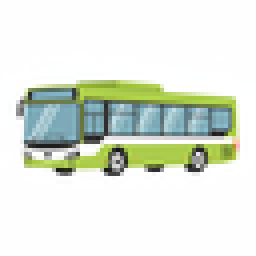
#> input picture rete-autobus-64.png, 64 x 64 px (shown 4 times larger)
$ python -i generate_icon.py   (imports and definitions only)
#> lines starting #> are read from the running program, lines starting #| are printed output that depends on the picture
#> further down, picture is the input picture: PIL image 64x64 RGBA; mean R, G, B, A 224.9, 231.6, 221, 255
#!/usr/bin/env python3
# /// script
# requires-python = ">=3.10"
# dependencies = [
#     "google-genai>=1.0.0",
#     "pillow>=10.0.0",
#     "numpy>=1.24.0",
#     "supabase>=2.0.0",
# ]
# ///
"""Generate a flat-style icon for a provision using Gemini image generation.

Takes an optional reference photo and generates an "avatarized" flat-design icon
matching a consistent style (defined by an example image).

Usage:
    uv run .claude/skills/generate-provision-icon/scripts/generate_icon.py <prompt> [reference-image] [output] [--size 128] [--alpha-threshold 128] [--model gemini-2.5-flash-image]
    uv run .claude/skills/generate-provision-icon/scripts/generate_icon.py <prompt> [reference-image] [output] --upload <storage-path>

Examples:
    uv run .claude/skills/generate-provision-icon/scripts/generate_icon.py "a green city bus" bus-photo.jpg
    uv run .claude/skills/generate-provision-icon/scripts/generate_icon.py "a bicycle lane"
    uv run .claude/skills/generate-provision-icon/scripts/generate_icon.py "a metro train" metro.jpg --size 256
    uv run .claude/skills/generate-provision-icon/scripts/generate_icon.py "a metro train" metro.jpg --upload provisions/metro-train.png

Requires: google-genai, Pillow
API key: set GEMINI_API_KEY environment variable
Upload: set NEXT_PUBLIC_SUPABASE_URL and SUPABASE_SERVICE_ROLE_KEY environment variables
"""

import argparse
import os
import re
import sys
from io import BytesIO
from pathlib import Path

import numpy as np
from google import genai
from google.genai import types
from PIL import Image

# Resolve project root (4 levels up from this script)
_PROJECT_ROOT = Path(__file__).resolve().parents[4]

# Load .env from project root
_env_path = _PROJECT_ROOT / ".env"
# [6 lines not run here, left out]

STYLE_EXAMPLE_PATH = (
    _PROJECT_ROOT
    / ".claude/skills/generate-provision-icon/assets/trolleybus-64.png"
)

CHROMA_TOLERANCE = 60  # how far a pixel can be from detected bg color and still count as background

STYLE_PREFIX = (
    "A flat-design icon illustration on a solid bright green background (#00C800). "
    "This will be used as a SMALL SQUARE THUMBNAIL (128x128 pixels or smaller). "
    "Show ONE single object or element — do NOT try to be comprehensive. "
    "Pick one interesting, iconic, or recognizable detail about the subject. "
    "If a city, region, or country is mentioned, give the icon a subtle local flavor — "
    "use characteristic colors, shapes, or motifs associated with that place "
    "(e.g. city colors, a recognizable architectural silhouette detail, local symbols). "
    "The local reference should be a SUBTLE accent, not overpower the main subject. "
    "The single object must be CENTERED, filling most of the square frame. "
    "Bold, simple shapes with minimal detail. No text, no labels, no shadows. "
    "Clean vector-art style with vivid colors. "
    "IMPORTANT: The icon will be displayed on white or black website backgrounds, so "
    "avoid pure white (#FFF) and pure black (#000) at the edges of the subject. "
    "Use off-white, cream, or light gray instead of white; use dark gray or charcoal instead of black. "
    "The background MUST be a uniform, solid bright green (#00C800) with no gradients or patterns. "
    "Subject: "
)


# [76 lines left out: functions generate_image, detect_background_color, remove_background, not called in this run]


def crop_to_icon(img: Image.Image, size: int = 128, alpha_threshold: int = 128) -> Image.Image:
#> called with size = 128, alpha_threshold = 128
    pixels = img.load()
    w, h = img.size
#> w = 64; h = 64

    # Find bounding box of non-transparent content
    left, top, right, bottom = w, h, 0, 0
#> left = 64; top = 64; right = 0; bottom = 0
    for y in range(h):
        for x in range(w):
            if pixels[x, y][3] > alpha_threshold:
                left = min(left, x)
                top = min(top, y)
                right = max(right, x)
                bottom = max(bottom, y)

    if left >= right or top >= bottom:
        print("Warning: No visible content found, returning as-is", file=sys.stderr)
        return img.resize((size, size), Image.LANCZOS)

    # Tight crop — remove all transparent padding
    cropped = img.crop((left, top, right + 1, bottom + 1))
    cw, ch = cropped.size
#> cw = 64; ch = 64

    # Fit into target size, preserving aspect ratio
    ratio = min(size / cw, size / ch)
#> ratio = 2
    new_w, new_h = int(cw * ratio), int(ch * ratio)
#> new_w = 128; new_h = 128
    resized = cropped.resize((new_w, new_h), Image.LANCZOS)
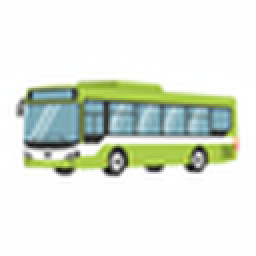
#> resized: PIL image 128x128 RGBA (shown 2 times larger); mean R, G, B, A 224.7, 231.5, 220.8, 255

    # Center on a transparent canvas
    canvas = Image.new("RGBA", (size, size), (0, 0, 0, 0))
#> canvas: PIL image 128x128 RGBA; every value is 0
    canvas.paste(resized, ((size - new_w) // 2, (size - new_h) // 2))
    return canvas


# [43 lines left out: functions _load_env_file, upload_to_supabase, slugify, not called in this run]


# [73 lines not run here, left out]

>>> from PIL import Image
>>> picture = Image.open('../../../../rete-autobus-64.png')
>>> result = crop_to_icon(picture)
